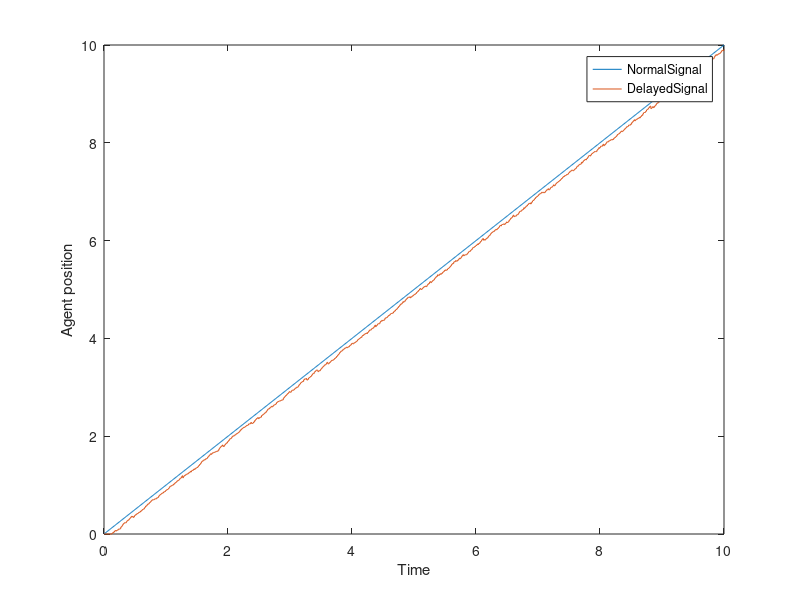
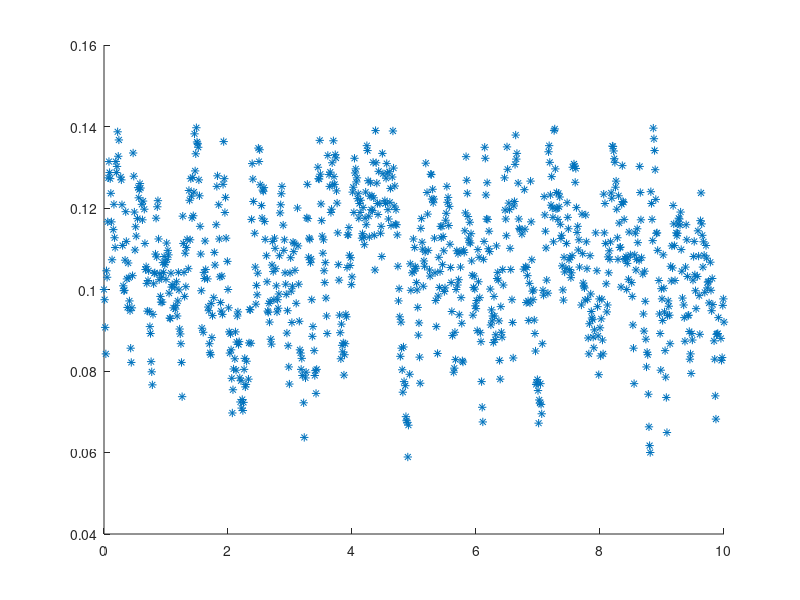

Reproduce these figures in MATLAB, in order.
sa=0.01;
tau_max=0.15;
simt=10;
t=0:sa:simt;
s=0:sa:simt;
d=[0.1 0.9;0.05 0.95];
for i=1:size(d,1)
    for j=2:size(d,2)
        d(i,j)=d(i,j)+d(i,j-1);
    end
end
d=[zeros(size(d,1),1),d];
d0=tau_max-sa*5;
d1=sa;
s0=2;
r=zeros(size(s));
out=zeros(size(s));
tout1=[];
tout2=[];
r(1)=d0;
y=0;
r0=0;
a=0;
b=0;
for i=2:size(s,2)
    u=rand;
    for j=2:size(d,1)+1
        if u<d(s0,j) && u>d(s0,j-1) && j==2
            y=-1;
            s0=1;
        else
            if u<d(s0,j) && u>d(s0,j-1)
                y=j-2;
                s0=j-1;
            end
        end
    end
    if y==-1
        r(i)=-1;
    else
        a=d1-sa;
        b=tau_max-sa;
        %pd1=makedist('Beta','a',5,'b',2);
        pd1 = makedist('Normal','mu',(b-a)/2,'sigma',0.03);
        t1 = truncate(pd1,a,b);
        r0 = random(t1,1,1);
        %r0=a+(b-a)*rand(1,1);
        r(i) = floor(r0 * 10000) / 10000;
        d1=r(i);
    end
    d0=r(i);
end
h=0;
p=0;
for i=1:size(r,2)
    if r(i)==-1
        for j=i:-1:1
            if r(j)~=-1
                h=j;
                break;
            end
        end
        p=i-(r(h)/sa)-1;
        if p<1
            out(i)=s(1);
        else
            out(i)=s(round(p));
        end
    else
        p=i-(r(i)/sa);
        if p<1
            out(i)=s(1);
        else
            out(i)=s(round(p));
        end
    end
end
plcounter=0;
tsend=[];
trec=[];
for i=1:size(r,2)
    if r(i)~=-1
        tout1=[tout1,sa*(i-1)];
        tout2=[tout2,r(i)+sa*(i-1)];
    else
        plcounter=plcounter+1;
    end
end
i=2;
tout3=tout1;
tout4=tout2;
pd=0;
while i<=size(tout3,2)
        if tout4(i)<tout4(i-1)
            tout3(i-1)=[];
            tout4(i-1)=[];
            i=2;
            pd=pd+1;
        else
            i=i+1;
        end
end
flag3=0;
for i=2:size(tout4,2)
    if tout4(i)-tout4(i-1)>tau_max
        flag3=flag3+1;
    end
end
tsend=tout3;
trec=tout4;
totalp=size(t,2);
pdiscounter=size(tout1,2)-size(trec,2);
pl_perc=(plcounter/totalp)*100;
pdis_perc=(pdiscounter/totalp)*100;
figure(1)
plot(t,s) 
hold on 
stairs(t,out)
legend('NormalSignal','DelayedSignal')
hold off
xlabel('Time')
ylabel('Agent position')
figure(2)
for i=1:size(r,2)
    if r(i)==-1
        r(i)=NaN;
    end
end
x = t;
y = r;
scatter(x,y,'*')
avg=0;
cou=0;
for i=1:size(r,2)
    if isnan(r(i))
        
    else
        avg=avg+r(i);
        cou=cou+1;
    end
end
avg=avg/cou;
avg=avg*1000

